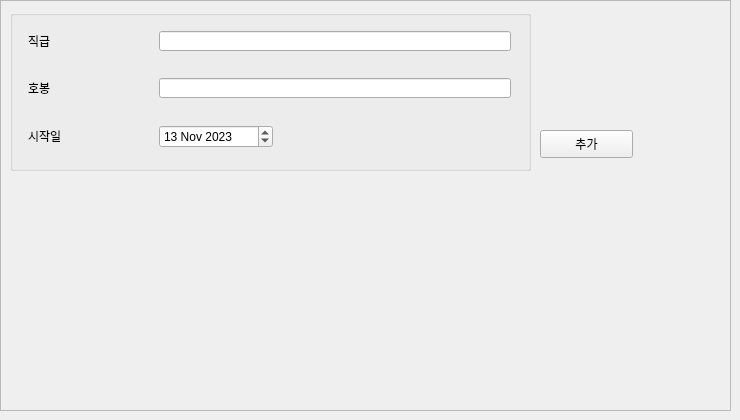
          <widget class="QWidget" name="tab_40">
           <attribute name="title">
            <string>호봉</string>
           </attribute>
           <widget class="QScrollArea" name="scrollArea_36">
            <property name="geometry">
             <rect>
              <x>0</x>
              <y>0</y>
              <width>731</width>
              <height>411</height>
             </rect>
            </property>
            <property name="widgetResizable">
             <bool>true</bool>
            </property>
            <widget class="QWidget" name="scrollAreaWidgetContents_36">
             <property name="geometry">
              <rect>
               <x>0</x>
               <y>0</y>
               <width>729</width>
               <height>409</height>
              </rect>
             </property>
            </widget>
           </widget>
           <widget class="QGroupBox" name="groupBox_46">
            <property name="geometry">
             <rect>
              <x>10</x>
              <y>10</y>
              <width>521</width>
              <height>161</height>
             </rect>
            </property>
            <property name="title">
             <string/>
            </property>
            <widget class="QWidget" name="gridLayoutWidget_36">
             <property name="geometry">
              <rect>
               <x>0</x>
               <y>0</y>
               <width>521</width>
               <height>161</height>
              </rect>
             </property>
             <layout class="QGridLayout" name="gridLayout_36">
              <item row="0" column="0">
               <widget class="QLabel" name="label_208">
                <property name="sizePolicy">
                 <sizepolicy hsizetype="Maximum" vsizetype="Ignored">
                  <horstretch>0</horstretch>
                  <verstretch>0</verstretch>
                 </sizepolicy>
                </property>
                <property name="minimumSize">
                 <size>
                  <width>107</width>
                  <height>0</height>
                 </size>
                </property>
                <property name="maximumSize">
                 <size>
                  <width>16777215</width>
                  <height>20</height>
                 </size>
                </property>
                <property name="text">
                 <string>직급</string>
                </property>
                <property name="alignment">
                 <set>Qt::AlignLeading|Qt::AlignLeft|Qt::AlignVCenter</set>
                </property>
               </widget>
              </item>
              <item row="0" column="1">
               <widget class="QLineEdit" name="lineEdit_139">
                <property name="sizePolicy">
                 <sizepolicy hsizetype="Fixed" vsizetype="Ignored">
                  <horstretch>0</horstretch>
                  <verstretch>0</verstretch>
                 </sizepolicy>
                </property>
                <property name="minimumSize">
                 <size>
                  <width>352</width>
                  <height>0</height>
                 </size>
                </property>
               </widget>
              </item>
              <item row="1" column="0">
               <widget class="QLabel" name="label_209">
                <property name="sizePolicy">
                 <sizepolicy hsizetype="Maximum" vsizetype="Ignored">
                  <horstretch>0</horstretch>
                  <verstretch>0</verstretch>
                 </sizepolicy>
                </property>
                <property name="minimumSize">
                 <size>
                  <width>107</width>
                  <height>0</height>
                 </size>
                </property>
                <property name="maximumSize">
                 <size>
                  <width>16777215</width>
                  <height>20</height>
                 </size>
                </property>
                <property name="text">
                 <string>호봉</string>
                </property>
                <property name="alignment">
                 <set>Qt::AlignLeading|Qt::AlignLeft|Qt::AlignVCenter</set>
                </property>
               </widget>
              </item>
              <item row="1" column="1">
               <widget class="QLineEdit" name="lineEdit_140">
                <property name="sizePolicy">
                 <sizepolicy hsizetype="Fixed" vsizetype="Ignored">
                  <horstretch>0</horstretch>
                  <verstretch>0</verstretch>
                 </sizepolicy>
                </property>
                <property name="minimumSize">
                 <size>
                  <width>352</width>
                  <height>0</height>
                 </size>
                </property>
               </widget>
              </item>
              <item row="2" column="0">
               <widget class="QLabel" name="label_210">
                <property name="sizePolicy">
                 <sizepolicy hsizetype="Maximum" vsizetype="Ignored">
                  <horstretch>0</horstretch>
                  <verstretch>0</verstretch>
                 </sizepolicy>
                </property>
                <property name="minimumSize">
                 <size>
                  <width>107</width>
                  <height>0</height>
                 </size>
                </property>
                <property name="maximumSize">
                 <size>
                  <width>16777215</width>
                  <height>20</height>
                 </size>
                </property>
                <property name="text">
                 <string>시작일</string>
                </property>
                <property name="alignment">
                 <set>Qt::AlignLeading|Qt::AlignLeft|Qt::AlignVCenter</set>
                </property>
               </widget>
              </item>
              <item row="2" column="1">
               <widget class="QDateEdit" name="dateEdit_37">
                <property name="minimumSize">
                 <size>
                  <width>114</width>
                  <height>0</height>
                 </size>
                </property>
                <property name="maximumSize">
                 <size>
                  <width>114</width>
                  <height>16777215</height>
                 </size>
                </property>
                <property name="dateTime">
                 <datetime>
                  <hour>0</hour>
                  <minute>0</minute>
                  <second>0</second>
                  <year>2023</year>
                  <month>11</month>
                  <day>13</day>
                 </datetime>
                </property>
                <property name="maximumDateTime">
                 <datetime>
                  <hour>23</hour>
                  <minute>59</minute>
                  <second>59</second>
                  <year>2100</year>
                  <month>1</month>
                  <day>1</day>
                 </datetime>
                </property>
                <property name="minimumDateTime">
                 <datetime>
                  <hour>0</hour>
                  <minute>0</minute>
                  <second>0</second>
                  <year>2012</year>
                  <month>1</month>
                  <day>1</day>
                 </datetime>
                </property>
               </widget>
              </item>
             </layout>
            </widget>
           </widget>
           <widget class="QPushButton" name="pushButton_41">
            <property name="geometry">
             <rect>
              <x>540</x>
              <y>130</y>
              <width>93</width>
              <height>28</height>
             </rect>
            </property>
            <property name="text">
             <string>추가</string>
            </property>
           </widget>
          </widget>
